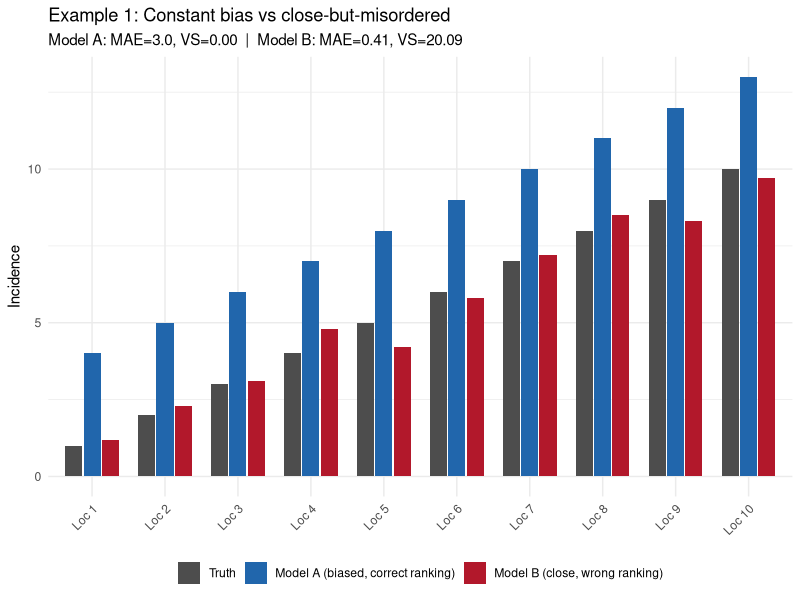
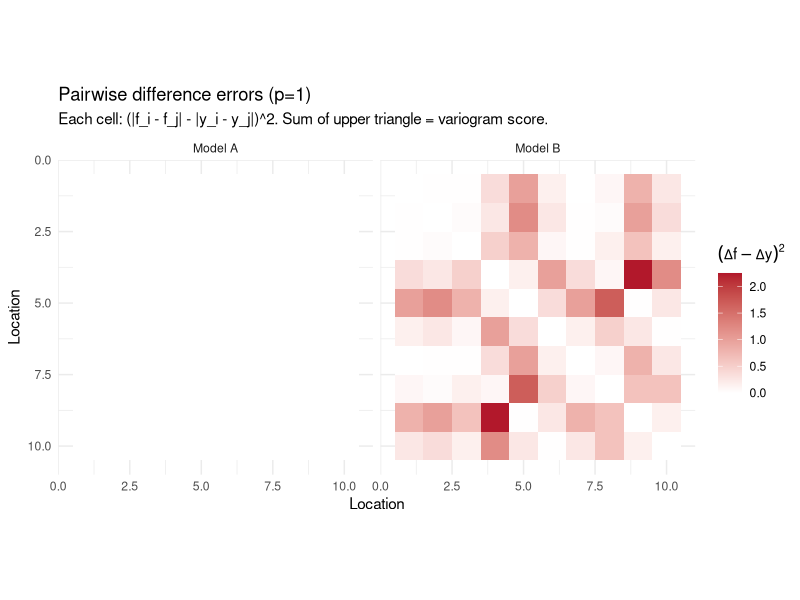
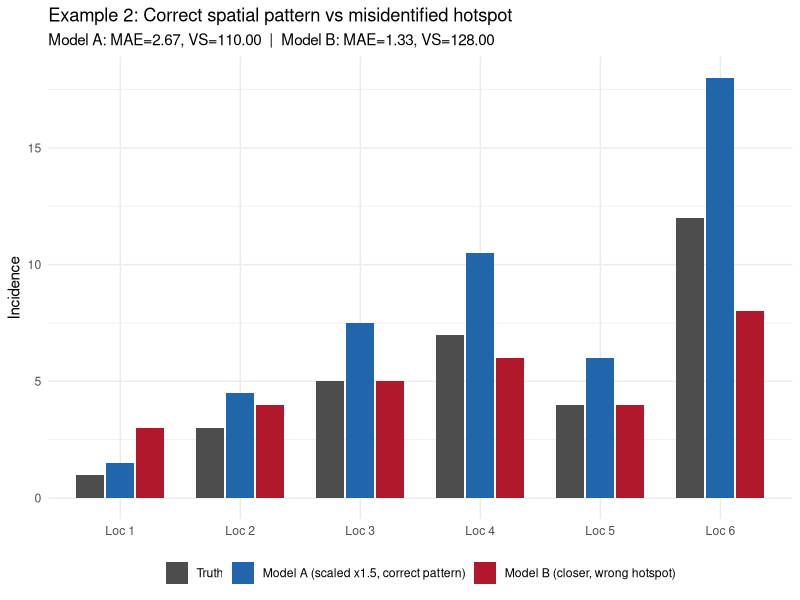
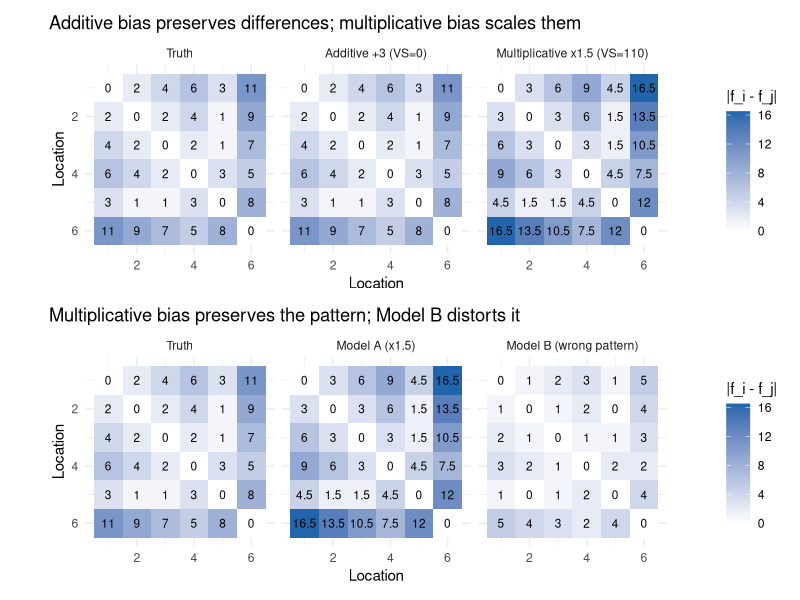
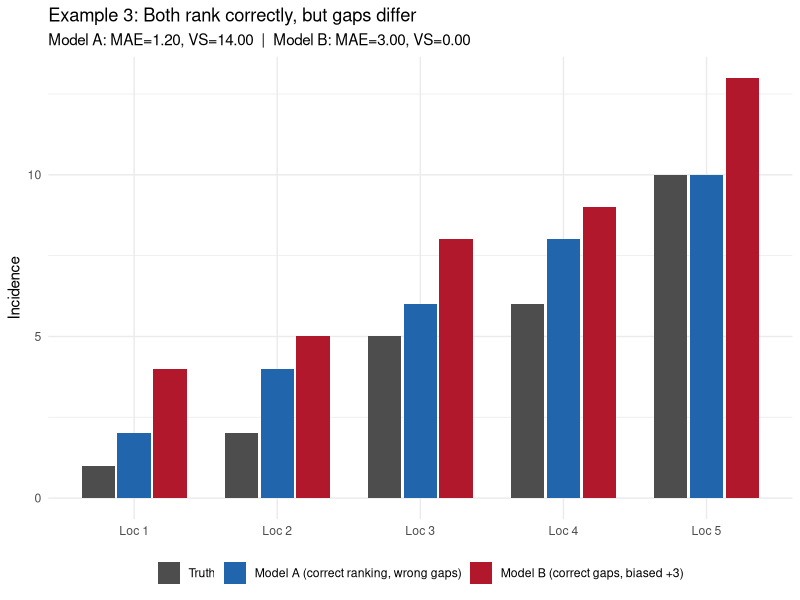

The R source for these figures, in order:
## ---- chunk 1
knitr::opts_chunk$set(
  echo = TRUE, warning = FALSE, message = FALSE,
  fig.width = 9, fig.height = 7
)
knitr::opts_knit$set(root.dir = here::here())
library(ggplot2)
library(patchwork)
## ---- chunk 2
variogram_score <- function(forecast, observed, p = 0.5) {
  n <- length(observed)
  score <- 0
  for (i in 1:(n - 1)) {
    for (j in (i + 1):n) {
      f_diff <- abs(forecast[i] - forecast[j])^p
      y_diff <- abs(observed[i] - observed[j])^p
      score <- score + (f_diff - y_diff)^2
    }
  }
  score
}

mae <- function(forecast, observed) mean(abs(forecast - observed))

pairwise_diff_matrix <- function(x) {
  n <- length(x)
  m <- matrix(NA, n, n)
  for (i in seq_len(n)) {
    for (j in seq_len(n)) {
      m[i, j] <- abs(x[i] - x[j])
    }
  }
  m
}

mat_to_df <- function(m, label) {
  n <- nrow(m)
  data.frame(
    row = rep(seq_len(n), each = n),
    col = rep(seq_len(n), times = n),
    value = as.vector(m),
    source = label
  )
}
## ---- chunk 3
true_values <- c(1, 2, 3, 4, 5, 6, 7, 8, 9, 10)
model_a <- true_values + 3
model_b <- c(1.2, 2.3, 3.1, 4.8, 4.2, 5.8, 7.2, 8.5, 8.3, 9.7)

data.frame(
  Metric = c("MAE", "Rank correlation", "Variogram Score (p=1)"),
  `Model A` = c(
    sprintf("%.2f", mae(model_a, true_values)),
    sprintf("%.3f", cor(model_a, true_values, method = "spearman")),
    sprintf("%.2f", variogram_score(model_a, true_values, p = 1))
  ),
  `Model B` = c(
    sprintf("%.2f", mae(model_b, true_values)),
    sprintf("%.3f", cor(model_b, true_values, method = "spearman")),
    sprintf("%.2f", variogram_score(model_b, true_values, p = 1))
  ),
  check.names = FALSE
) |> knitr::kable(align = "lrr")
## ---- chunk 4
loc_labels <- paste0("Loc ", seq_along(true_values))

df1 <- data.frame(
  location = rep(factor(loc_labels, levels = loc_labels), 3),
  value = c(true_values, model_a, model_b),
  model = rep(c("Truth", "Model A (biased, correct ranking)",
                "Model B (close, wrong ranking)"), each = 10)
)
df1$model <- factor(df1$model, levels = c(
  "Truth", "Model A (biased, correct ranking)",
  "Model B (close, wrong ranking)"
))

ggplot(df1, aes(x = location, y = value, fill = model)) +
  geom_col(position = position_dodge(width = 0.75), width = 0.7) +
  scale_fill_manual(values = c("Truth" = "grey30",
                                "Model A (biased, correct ranking)" = "#2166AC",
                                "Model B (close, wrong ranking)" = "#B2182B")) +
  labs(title = "Example 1: Constant bias vs close-but-misordered",
       subtitle = sprintf(
         "Model A: MAE=%.1f, VS=%.2f  |  Model B: MAE=%.2f, VS=%.2f",
         mae(model_a, true_values),
         variogram_score(model_a, true_values, p = 1),
         mae(model_b, true_values),
         variogram_score(model_b, true_values, p = 1)),
       x = NULL, y = "Incidence", fill = NULL) +
  theme_minimal(base_size = 11) +
  theme(legend.position = "bottom",
        axis.text.x = element_text(angle = 45, hjust = 1))
## ---- chunk 5
dm_truth <- pairwise_diff_matrix(true_values)
dm_a     <- pairwise_diff_matrix(model_a)
dm_b     <- pairwise_diff_matrix(model_b)
err_a    <- (dm_a - dm_truth)^2
err_b    <- (dm_b - dm_truth)^2

df_err <- rbind(mat_to_df(err_a, "Model A"), mat_to_df(err_b, "Model B"))
df_err$source <- factor(df_err$source, levels = c("Model A", "Model B"))

ggplot(df_err, aes(x = col, y = row, fill = value)) +
  geom_tile() +
  scale_fill_gradient(low = "white", high = "#B2182B",
                      name = expression((Delta*f - Delta*y)^2)) +
  scale_y_reverse() +
  facet_wrap(~source) +
  coord_equal() +
  labs(title = "Pairwise difference errors (p=1)",
       subtitle = "Each cell: (|f_i - f_j| - |y_i - y_j|)^2. Sum of upper triangle = variogram score.",
       x = "Location", y = "Location") +
  theme_minimal(base_size = 11)
## ---- chunk 6
true_values_2 <- c(1, 3, 5, 7, 4, 12)
model_a2 <- true_values_2 * 1.5
model_b2 <- c(3, 4, 5, 6, 4, 8)

data.frame(
  Metric = c("MAE", "Rank correlation", "Variogram Score (p=1)"),
  `Model A` = c(
    sprintf("%.2f", mae(model_a2, true_values_2)),
    sprintf("%.3f", cor(model_a2, true_values_2, method = "spearman")),
    sprintf("%.2f", variogram_score(model_a2, true_values_2, p = 1))
  ),
  `Model B` = c(
    sprintf("%.2f", mae(model_b2, true_values_2)),
    sprintf("%.3f", cor(model_b2, true_values_2, method = "spearman")),
    sprintf("%.2f", variogram_score(model_b2, true_values_2, p = 1))
  ),
  check.names = FALSE
) |> knitr::kable(align = "lrr")
## ---- chunk 7
loc_labels_2 <- paste0("Loc ", seq_along(true_values_2))

df2 <- data.frame(
  location = rep(factor(loc_labels_2, levels = loc_labels_2), 3),
  value = c(true_values_2, model_a2, model_b2),
  model = rep(c("Truth", "Model A (scaled x1.5, correct pattern)",
                "Model B (closer, wrong hotspot)"), each = 6)
)
df2$model <- factor(df2$model, levels = c(
  "Truth", "Model A (scaled x1.5, correct pattern)",
  "Model B (closer, wrong hotspot)"
))

ggplot(df2, aes(x = location, y = value, fill = model)) +
  geom_col(position = position_dodge(width = 0.75), width = 0.7) +
  scale_fill_manual(values = c("Truth" = "grey30",
                                "Model A (scaled x1.5, correct pattern)" = "#2166AC",
                                "Model B (closer, wrong hotspot)" = "#B2182B")) +
  labs(title = "Example 2: Correct spatial pattern vs misidentified hotspot",
       subtitle = sprintf(
         "Model A: MAE=%.2f, VS=%.2f  |  Model B: MAE=%.2f, VS=%.2f",
         mae(model_a2, true_values_2),
         variogram_score(model_a2, true_values_2, p = 1),
         mae(model_b2, true_values_2),
         variogram_score(model_b2, true_values_2, p = 1)),
       x = NULL, y = "Incidence", fill = NULL) +
  theme_minimal(base_size = 11) +
  theme(legend.position = "bottom")
## ---- chunk 8
dm_truth2 <- pairwise_diff_matrix(true_values_2)
dm_a2     <- pairwise_diff_matrix(model_a2)
dm_b2     <- pairwise_diff_matrix(model_b2)

model_a2_additive <- true_values_2 + 3
dm_a2_add <- pairwise_diff_matrix(model_a2_additive)

df_diffs <- rbind(
  mat_to_df(dm_truth2, "Truth"),
  mat_to_df(dm_a2_add, "Additive +3 (VS=0)"),
  mat_to_df(dm_a2, "Multiplicative x1.5 (VS=110)")
)
df_diffs$source <- factor(df_diffs$source, levels = c(
  "Truth", "Additive +3 (VS=0)", "Multiplicative x1.5 (VS=110)"
))

p_top <- ggplot(df_diffs, aes(x = col, y = row, fill = value)) +
  geom_tile() +
  geom_text(aes(label = round(value, 1)), size = 3) +
  scale_fill_gradient(low = "white", high = "#2166AC", name = "|f_i - f_j|") +
  scale_y_reverse() +
  facet_wrap(~source) +
  coord_equal() +
  labs(title = "Additive bias preserves differences; multiplicative bias scales them",
       x = "Location", y = "Location") +
  theme_minimal(base_size = 11)

df_diffs_b <- rbind(
  mat_to_df(dm_truth2, "Truth"),
  mat_to_df(dm_a2, "Model A (x1.5)"),
  mat_to_df(dm_b2, "Model B (wrong pattern)")
)
df_diffs_b$source <- factor(df_diffs_b$source, levels = c(
  "Truth", "Model A (x1.5)", "Model B (wrong pattern)"
))

p_bottom <- ggplot(df_diffs_b, aes(x = col, y = row, fill = value)) +
  geom_tile() +
  geom_text(aes(label = round(value, 1)), size = 3) +
  scale_fill_gradient(low = "white", high = "#2166AC", name = "|f_i - f_j|") +
  scale_y_reverse() +
  facet_wrap(~source) +
  coord_equal() +
  labs(title = "Multiplicative bias preserves the pattern; Model B distorts it",
       x = "Location", y = "Location") +
  theme_minimal(base_size = 11)

p_top / p_bottom
## ---- chunk 9
true_values_4 <- c(1, 2, 5, 6, 10)
model_a4 <- c(2, 4, 6, 8, 10)
model_b4 <- true_values_4 + 3

data.frame(
  Metric = c("MAE", "Rank correlation", "Variogram Score (p=1)"),
  `Model A` = c(
    sprintf("%.2f", mae(model_a4, true_values_4)),
    sprintf("%.3f", cor(model_a4, true_values_4, method = "spearman")),
    sprintf("%.2f", variogram_score(model_a4, true_values_4, p = 1))
  ),
  `Model B` = c(
    sprintf("%.2f", mae(model_b4, true_values_4)),
    sprintf("%.3f", cor(model_b4, true_values_4, method = "spearman")),
    sprintf("%.2f", variogram_score(model_b4, true_values_4, p = 1))
  ),
  check.names = FALSE
) |> knitr::kable(align = "lrr")
## ---- chunk 10
loc_labels_4 <- paste0("Loc ", seq_along(true_values_4))

df4 <- data.frame(
  location = rep(factor(loc_labels_4, levels = loc_labels_4), 3),
  value = c(true_values_4, model_a4, model_b4),
  model = rep(c("Truth", "Model A (correct ranking, wrong gaps)",
                "Model B (correct gaps, biased +3)"), each = 5)
)
df4$model <- factor(df4$model, levels = c(
  "Truth", "Model A (correct ranking, wrong gaps)",
  "Model B (correct gaps, biased +3)"
))

ggplot(df4, aes(x = location, y = value, fill = model)) +
  geom_col(position = position_dodge(width = 0.75), width = 0.7) +
  scale_fill_manual(values = c("Truth" = "grey30",
                                "Model A (correct ranking, wrong gaps)" = "#2166AC",
                                "Model B (correct gaps, biased +3)" = "#B2182B")) +
  labs(title = "Example 3: Both rank correctly, but gaps differ",
       subtitle = sprintf(
         "Model A: MAE=%.2f, VS=%.2f  |  Model B: MAE=%.2f, VS=%.2f",
         mae(model_a4, true_values_4),
         variogram_score(model_a4, true_values_4, p = 1),
         mae(model_b4, true_values_4),
         variogram_score(model_b4, true_values_4, p = 1)),
       x = NULL, y = "Incidence", fill = NULL) +
  theme_minimal(base_size = 11) +
  theme(legend.position = "bottom")
